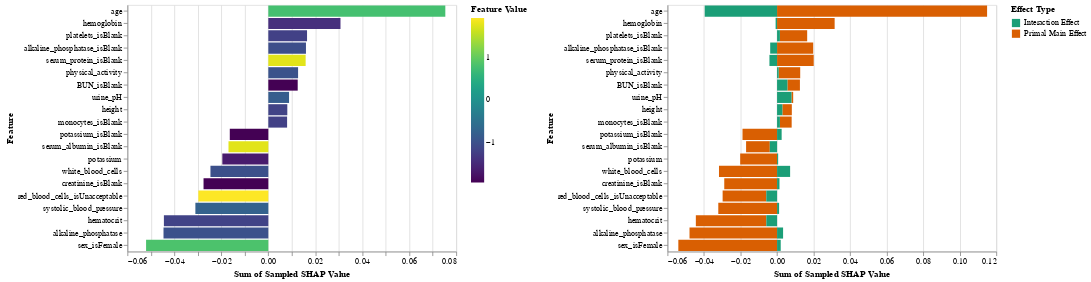

The notebook cell this image was saved under:
### Code cell
max_num_features = 10
patient_index = 0
ind_df = pd.DataFrame({
    'Primal Main Effect': primal_effects[patient_index],
    'Interaction Effect': sample_shap[patient_index] - primal_effects[patient_index],
    'Sampled Shap Value': sample_shap[patient_index],
    'Feature': Xtest.columns,
    'Feature Value': Xtest.loc[Xtest.index[patient_index]]
})
ind_df.sort_values(by=['Sampled Shap Value'], inplace=True)
ind_df = pd.concat([ind_df.tail(max_num_features), ind_df.head(max_num_features)])
ind_df.drop('Sampled Shap Value', inplace=True, axis='columns')
melted_df = pd.melt(ind_df, id_vars=['Feature', 'Feature Value'], value_name='Sampled SHAP Value', var_name='Effect Type')

base = alt.Chart(melted_df).mark_bar().encode(
    alt.X('sum(Sampled SHAP Value):Q'),
    alt.Y('Feature:N', sort=alt.EncodingSortField(
            field="Sampled SHAP Value",
            order="descending"
        ))
)

base_descending = base.transform_window(
    rank='rank(sum(Sampled SHAP Value))',
    sort=[alt.SortField('sum(Sampled SHAP Value)', order='descending')]
)

base_ascending = base.transform_window(
    rank='rank(sum(Sampled SHAP Value))',
    sort=[alt.SortField('sum(Sampled SHAP Value)', order='ascending')]
)

(base_descending.encode(
    alt.Color('Feature Value:Q', scale=alt.Scale(scheme='viridis'))
))  | base_descending.encode(
    alt.Color('Effect Type:N', scale=alt.Scale(scheme='dark2'))
)

### Figure 1 — Vega-Lite specification as saved in the notebook (floating-point values rounded to 4 significant figures)
{"$schema": "https://vega.github.io/schema/vega-lite/v3.4.0.json", "config": {"mark": {"tooltip": null}, "view": {"height": 300, "width": 400}}, "data": {"name": "data-20025a40a40d81054e701c429b5eb2ee"}, "datasets": {"data-20025a40a40d81054e701c429b5eb2ee": [{"Effect Type": "Primal Main Effect", "Feature": "monocytes_isBlank", "Feature Value": -1.215, "Sampled SHAP Value": 0.006438}, {"Effect Type": "Primal Main Effect", "Feature": "height", "Feature Value": -1.188, "Sampled SHAP Value": 0.005178}, {"Effect Type": "Primal Main Effect", "Feature": "urine_pH", "Feature Value": -0.8207, "Sampled SHAP Value": 0.0009431}, {"Effect Type": "Primal Main Effect", "Feature": "BUN_isBlank", "Feature Value": -1.943, "Sampled SHAP Value": 0.006842}, {"Effect Type": "Primal Main Effect", "Feature": "physical_activity", "Feature Value": -0.9631, "Sampled SHAP Value": 0.01178}, {"Effect Type": "Primal Main Effect", "Feature": "serum_protein_isBlank", "Feature Value": 1.745, "Sampled SHAP Value": 0.02007}, {"Effect Type": "Primal Main Effect", "Feature": "alkaline_phosphatase_isBlank", "Feature Value": -1.046, "Sampled SHAP Value": 0.01979}, {"Effect Type": "Primal Main Effect", "Feature": "platelets_isBlank", "Feature Value": -1.215, "Sampled SHAP Value": 0.01493}, {"Effect Type": "Primal Main Effect", "Feature": "hemoglobin", "Feature Value": -1.434, "Sampled SHAP Value": 0.03152}, {"Effect Type": "Primal Main Effect", "Feature": "age", "Feature Value": 0.7723, "Sampled SHAP Value": 0.115}, {"Effect Type": "Primal Main Effect", "Feature": "sex_isFemale", "Feature Value": 0.8227, "Sampled SHAP Value": -0.05405}, {"Effect Type": "Primal Main Effect", "Feature": "alkaline_phosphatase", "Feature Value": -0.99, "Sampled SHAP Value": -0.04793}, {"Effect Type": "Primal Main Effect", "Feature": "hematocrit", "Feature Value": -1.186, "Sampled SHAP Value": -0.03858}, {"Effect Type": "Primal Main Effect", "Feature": "systolic_blood_pressure", "Feature Value": -0.7477, "Sampled SHAP Value": -0.03218}, {"Effect Type": "Primal Main Effect", "Feature": "red_blood_cells_isUnacceptable", "Feature Value": 1.915, "Sampled SHAP Value": -0.02389}, {"Effect Type": "Primal Main Effect", "Feature": "creatinine_isBlank", "Feature Value": -1.943, "Sampled SHAP Value": -0.02891}, {"Effect Type": "Primal Main Effect", "Feature": "white_blood_cells", "Feature Value": -1.011, "Sampled SHAP Value": -0.03179}, {"Effect Type": "Primal Main Effect", "Feature": "potassium", "Feature Value": -1.67, "Sampled SHAP Value": -0.02019}, {"Effect Type": "Primal Main Effect", "Feature": "serum_albumin_isBlank", "Feature Value": 1.745, "Sampled SHAP Value": -0.01298}, {"Effect Type": "Primal Main Effect", "Feature": "potassium_isBlank", "Feature Value": -1.943, "Sampled SHAP Value": -0.01892}, {"Effect Type": "Interaction Effect", "Feature": "monocytes_isBlank", "Feature Value": -1.215, "Sampled SHAP Value": 0.001556}, {"Effect Type": "Interaction Effect", "Feature": "height", "Feature Value": -1.188, "Sampled SHAP Value": 0.002903}, {"Effect Type": "Interaction Effect", "Feature": "urine_pH", "Feature Value": -0.8207, "Sampled SHAP Value": 0.007881}, {"Effect Type": "Interaction Effect", "Feature": "BUN_isBlank", "Feature Value": -1.943, "Sampled SHAP Value": 0.005667}, {"Effect Type": "Interaction Effect", "Feature": "physical_activity", "Feature Value": -0.9631, "Sampled SHAP Value": 0.0008908}, {"Effect Type": "Interaction Effect", "Feature": "serum_protein_isBlank", "Feature Value": 1.745, "Sampled SHAP Value": -0.004174}, {"Effect Type": "Interaction Effect", "Feature": "alkaline_phosphatase_isBlank", "Feature Value": -1.046, "Sampled SHAP Value": -0.003759}, {"Effect Type": "Interaction Effect", "Feature": "platelets_isBlank", "Feature Value": -1.215, "Sampled SHAP Value": 0.001553}, {"Effect Type": "Interaction Effect", "Feature": "hemoglobin", "Feature Value": -1.434, "Sampled SHAP Value": -0.0007965}, {"Effect Type": "Interaction Effect", "Feature": "age", "Feature Value": 0.7723, "Sampled SHAP Value": -0.03961}, {"Effect Type": "Interaction Effect", "Feature": "sex_isFemale", "Feature Value": 0.8227, "Sampled SHAP Value": 0.002001}, {"Effect Type": "Interaction Effect", "Feature": "alkaline_phosphatase", "Feature Value": -0.99, "Sampled SHAP Value": 0.003297}, {"Effect Type": "Interaction Effect", "Feature": "hematocrit", "Feature Value": -1.186, "Sampled SHAP Value": -0.005881}, {"Effect Type": "Interaction Effect", "Feature": "systolic_blood_pressure", "Feature Value": -0.7477, "Sampled SHAP Value": 0.001116}, {"Effect Type": "Interaction Effect", "Feature": "red_blood_cells_isUnacceptable", "Feature Value": 1.915, "Sampled SHAP Value": -0.005908}, {"Effect Type": "Interaction Effect", "Feature": "creatinine_isBlank", "Feature Value": -1.943, "Sampled SHAP Value": 0.001323}, {"Effect Type": "Interaction Effect", "Feature": "white_blood_cells", "Feature Value": -1.011, "Sampled SHAP Value": 0.007148}, {"Effect Type": "Interaction Effect", "Feature": "potassium", "Feature Value": -1.67, "Sampled SHAP Value": 0.0005986}, {"Effect Type": "Interaction Effect", "Feature": "serum_albumin_isBlank", "Feature Value": 1.745, "Sampled SHAP Value": -0.003984}, {"Effect Type": "Interaction Effect", "Feature": "potassium_isBlank", "Feature Value": -1.943, "Sampled SHAP Value": 0.00251}]}, "hconcat": [{"encoding": {"color": {"field": "Feature Value", "scale": {"scheme": "viridis"}, "type": "quantitative"}, "x": {"aggregate": "sum", "field": "Sampled SHAP Value", "type": "quantitative"}, "y": {"field": "Feature", "sort": {"field": "Sampled SHAP Value", "order": "descending"}, "type": "nominal"}}, "mark": "bar", "transform": [{"sort": [{"field": "sum(Sampled SHAP Value)", "order": "descending"}], "window": [{"as": "rank", "field": "sum(Sampled SHAP Value)", "op": "rank"}]}]}, {"encoding": {"color": {"field": "Effect Type", "scale": {"scheme": "dark2"}, "type": "nominal"}, "x": {"aggregate": "sum", "field": "Sampled SHAP Value", "type": "quantitative"}, "y": {"field": "Feature", "sort": {"field": "Sampled SHAP Value", "order": "descending"}, "type": "nominal"}}, "mark": "bar", "transform": [{"sort": [{"field": "sum(Sampled SHAP Value)", "order": "descending"}], "window": [{"as": "rank", "field": "sum(Sampled SHAP Value)", "op": "rank"}]}]}]}
